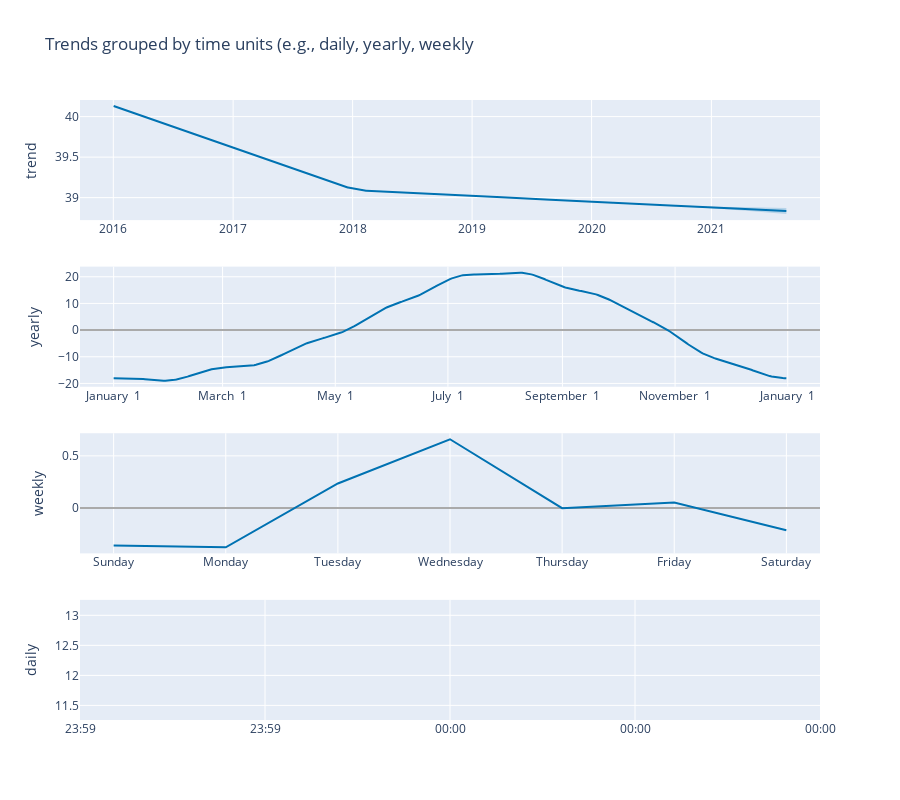

Notebook code for this chart:
### Code cell
my_comps=plot_components_plotly(m, forecast)
my_comps.layout.update({'title': 'Trends grouped by time units (e.g., daily, yearly, weekly'})
my_comps

### Figure 1 — Plotly figure (JSON) as saved in the notebook; plotly's stock layout.template omitted (floating-point values rounded to 4 significant figures; data arrays with more than 128 entries replaced by an {"elided": "..."} marker saying what was removed)
{"data": [{"line": {"color": "#0072B2", "width": 2}, "mode": "lines", "name": "trend", "type": "scatter", "x": {"elided": "2040 str values"}, "xaxis": "x", "y": {"elided": "2040 float values"}, "yaxis": "y"}, {"line": {"color": "rgba(0, 114, 178, 0.2)", "width": 0}, "mode": "lines", "name": "trend_upper", "type": "scatter", "x": {"elided": "2040 str values"}, "xaxis": "x", "y": {"elided": "2040 float values"}, "yaxis": "y"}, {"fill": "tonexty", "fillcolor": "rgba(0, 114, 178, 0.2)", "line": {"color": "rgba(0, 114, 178, 0.2)", "width": 0}, "mode": "lines", "name": "trend_lower", "type": "scatter", "x": {"elided": "2040 str values"}, "xaxis": "x", "y": {"elided": "2040 float values"}, "yaxis": "y"}, {"line": {"color": "#0072B2", "width": 2}, "mode": "lines", "name": "yearly", "type": "scatter", "x": {"elided": "365 str values"}, "xaxis": "x2", "y": {"elided": "365 float values"}, "yaxis": "y2"}, {"line": {"color": "#0072B2", "width": 2}, "mode": "lines", "name": "weekly", "type": "scatter", "x": ["2017-01-01T00:00:00", "2017-01-02T00:00:00", "2017-01-03T00:00:00", "2017-01-04T00:00:00", "2017-01-05T00:00:00", "2017-01-06T00:00:00", "2017-01-07T00:00:00"], "xaxis": "x3", "y": [-0.3585, -0.3765, 0.2357, 0.6591, -0.001312, 0.0538, -0.2122], "yaxis": "y3"}, {"line": {"color": "#0072B2", "width": 2}, "mode": "lines", "name": "daily", "type": "scatter", "x": ["2017-01-01T00:00:00"], "xaxis": "x4", "y": [12.26], "yaxis": "y4"}], "layout": {"height": 800, "showlegend": false, "title": {"text": "Trends grouped by time units (e.g., daily, yearly, weekly"}, "width": 900, "xaxis": {"anchor": "y", "domain": [0, 1], "range": ["2015-09-21T06:00:00", "2021-11-28T18:00:00"], "type": "date"}, "xaxis2": {"anchor": "y2", "domain": [0, 1], "range": ["2016-12-13T18:54:02.958904115", "2018-01-18T11:04:57.863013581"], "tickformat": "%B %e", "type": "date"}, "xaxis3": {"anchor": "y3", "domain": [0, 1], "range": ["2016-12-31T16:48:00", "2017-01-07T07:12:00"], "tickformat": "%A", "type": "date"}, "xaxis4": {"anchor": "y4", "domain": [0, 1], "range": ["2017-01-01T00:00:00", "2017-01-01T00:00:00"], "tickformat": "%H:%M", "type": "date"}, "yaxis": {"anchor": "x", "domain": [0.8063, 1], "rangemode": "normal", "title": {"text": "trend"}, "zerolinecolor": "#AAA"}, "yaxis2": {"anchor": "x2", "domain": [0.5375, 0.7312], "title": {"text": "yearly"}, "zerolinecolor": "#AAA"}, "yaxis3": {"anchor": "x3", "domain": [0.2687, 0.4625], "title": {"text": "weekly"}, "zerolinecolor": "#AAA"}, "yaxis4": {"anchor": "x4", "domain": [0, 0.1938], "title": {"text": "daily"}, "zerolinecolor": "#AAA"}}}
